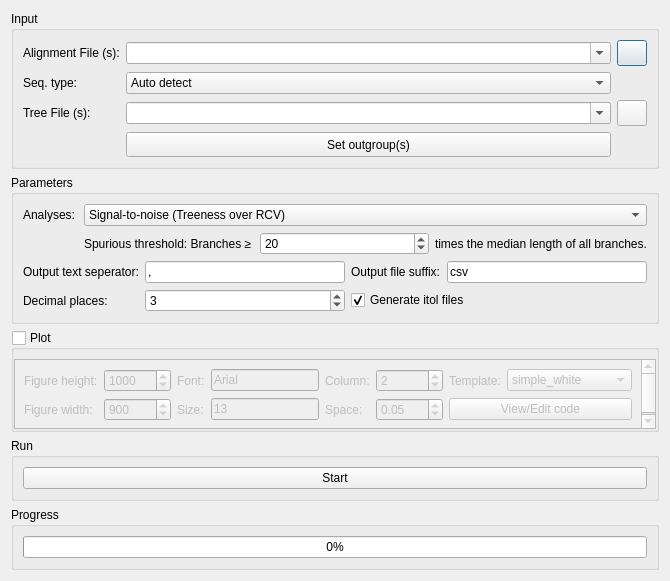
<?xml version="1.0" encoding="UTF-8"?>
<ui version="4.0">
 <class>TreeSuite</class>
 <widget class="QDialog" name="TreeSuite">
  <property name="geometry">
   <rect>
    <x>0</x>
    <y>0</y>
    <width>670</width>
    <height>512</height>
   </rect>
  </property>
  <property name="windowTitle">
   <string>TreeSuite</string>
  </property>
  <layout class="QVBoxLayout" name="verticalLayout">
   <item>
    <widget class="QGroupBox" name="groupBox_4">
     <property name="title">
      <string>Input</string>
     </property>
     <layout class="QVBoxLayout" name="verticalLayout_2">
      <item>
       <layout class="QGridLayout" name="gridLayout">
        <item row="0" column="0">
         <widget class="QLabel" name="label_5">
          <property name="text">
           <string>Alignment File (s):</string>
          </property>
         </widget>
        </item>
        <item row="0" column="1">
         <widget class="ListQCombobox" name="comboBox_5">
          <property name="sizePolicy">
           <sizepolicy hsizetype="Expanding" vsizetype="Fixed">
            <horstretch>0</horstretch>
            <verstretch>0</verstretch>
           </sizepolicy>
          </property>
          <property name="acceptDrops">
           <bool>true</bool>
          </property>
          <property name="editable">
           <bool>true</bool>
          </property>
          <property name="sizeAdjustPolicy">
           <enum>QComboBox::AdjustToMinimumContentsLength</enum>
          </property>
         </widget>
        </item>
        <item row="0" column="2">
         <widget class="QPushButton" name="pushButton_3">
          <property name="sizePolicy">
           <sizepolicy hsizetype="Fixed" vsizetype="Fixed">
            <horstretch>0</horstretch>
            <verstretch>0</verstretch>
           </sizepolicy>
          </property>
          <property name="minimumSize">
           <size>
            <width>30</width>
            <height>26</height>
           </size>
          </property>
          <property name="maximumSize">
           <size>
            <width>30</width>
            <height>26</height>
           </size>
          </property>
          <property name="styleSheet">
           <string notr="true"/>
          </property>
          <property name="text">
           <string/>
          </property>
         </widget>
        </item>
        <item row="1" column="0">
         <widget class="QLabel" name="label_18">
          <property name="text">
           <string>Seq. type:</string>
          </property>
         </widget>
        </item>
        <item row="1" column="1">
         <widget class="QComboBox" name="comboBox_4">
          <property name="sizePolicy">
           <sizepolicy hsizetype="Expanding" vsizetype="Fixed">
            <horstretch>0</horstretch>
            <verstretch>0</verstretch>
           </sizepolicy>
          </property>
          <item>
           <property name="text">
            <string>Auto detect</string>
           </property>
          </item>
          <item>
           <property name="text">
            <string>Nucleotide</string>
           </property>
          </item>
          <item>
           <property name="text">
            <string>Amino acid</string>
           </property>
          </item>
         </widget>
        </item>
        <item row="2" column="0">
         <widget class="QLabel" name="label_8">
          <property name="text">
           <string>Tree File (s):</string>
          </property>
         </widget>
        </item>
        <item row="2" column="1">
         <widget class="ListQCombobox" name="comboBox_6">
          <property name="sizePolicy">
           <sizepolicy hsizetype="Expanding" vsizetype="Fixed">
            <horstretch>0</horstretch>
            <verstretch>0</verstretch>
           </sizepolicy>
          </property>
          <property name="acceptDrops">
           <bool>true</bool>
          </property>
          <property name="editable">
           <bool>true</bool>
          </property>
          <property name="sizeAdjustPolicy">
           <enum>QComboBox::AdjustToMinimumContentsLength</enum>
          </property>
         </widget>
        </item>
        <item row="2" column="2">
         <widget class="QPushButton" name="pushButton_4">
          <property name="sizePolicy">
           <sizepolicy hsizetype="Fixed" vsizetype="Fixed">
            <horstretch>0</horstretch>
            <verstretch>0</verstretch>
           </sizepolicy>
          </property>
          <property name="minimumSize">
           <size>
            <width>30</width>
            <height>26</height>
           </size>
          </property>
          <property name="maximumSize">
           <size>
            <width>30</width>
            <height>26</height>
           </size>
          </property>
          <property name="styleSheet">
           <string notr="true"/>
          </property>
          <property name="text">
           <string/>
          </property>
         </widget>
        </item>
        <item row="3" column="1">
         <widget class="QPushButton" name="pushButton_5">
          <property name="minimumSize">
           <size>
            <width>0</width>
            <height>25</height>
           </size>
          </property>
          <property name="text">
           <string>Set outgroup(s)</string>
          </property>
         </widget>
        </item>
       </layout>
      </item>
     </layout>
    </widget>
   </item>
   <item>
    <widget class="QGroupBox" name="groupBox">
     <property name="title">
      <string>Parameters</string>
     </property>
     <layout class="QGridLayout" name="gridLayout_2">
      <item row="0" column="0">
       <widget class="QLabel" name="label">
        <property name="text">
         <string>Analyses:</string>
        </property>
       </widget>
      </item>
      <item row="1" column="1" colspan="4">
       <layout class="QHBoxLayout" name="horizontalLayout">
        <item>
         <widget class="QLabel" name="label_4">
          <property name="text">
           <string>Spurious threshold: Branches ≥</string>
          </property>
         </widget>
        </item>
        <item>
         <widget class="QSpinBox" name="spinBox">
          <property name="maximum">
           <number>99999</number>
          </property>
          <property name="value">
           <number>20</number>
          </property>
         </widget>
        </item>
        <item>
         <widget class="QLabel" name="label_15">
          <property name="text">
           <string>times the median length of all branches.</string>
          </property>
         </widget>
        </item>
       </layout>
      </item>
      <item row="2" column="0" colspan="2">
       <widget class="QLabel" name="label_2">
        <property name="text">
         <string>Output text seperator:</string>
        </property>
       </widget>
      </item>
      <item row="2" column="2">
       <widget class="QLineEdit" name="lineEdit">
        <property name="text">
         <string>,</string>
        </property>
       </widget>
      </item>
      <item row="2" column="3">
       <widget class="QLabel" name="label_19">
        <property name="text">
         <string>Output file suffix:</string>
        </property>
       </widget>
      </item>
      <item row="2" column="4">
       <widget class="QLineEdit" name="lineEdit_2">
        <property name="text">
         <string>csv</string>
        </property>
       </widget>
      </item>
      <item row="3" column="0" colspan="2">
       <widget class="QLabel" name="label_6">
        <property name="text">
         <string>Decimal places:</string>
        </property>
       </widget>
      </item>
      <item row="3" column="2">
       <widget class="QSpinBox" name="spinBox_2">
        <property name="maximum">
         <number>999999</number>
        </property>
        <property name="value">
         <number>3</number>
        </property>
       </widget>
      </item>
      <item row="3" column="3" colspan="2">
       <widget class="QCheckBox" name="checkBox">
        <property name="layoutDirection">
         <enum>Qt::LeftToRight</enum>
        </property>
        <property name="text">
         <string>Generate itol files</string>
        </property>
        <property name="checked">
         <bool>true</bool>
        </property>
       </widget>
      </item>
      <item row="0" column="1" colspan="4">
       <widget class="QComboBox" name="comboBox">
        <property name="sizePolicy">
         <sizepolicy hsizetype="Expanding" vsizetype="Fixed">
          <horstretch>0</horstretch>
          <verstretch>0</verstretch>
         </sizepolicy>
        </property>
        <item>
         <property name="text">
          <string>Signal-to-noise (Treeness over RCV)</string>
         </property>
        </item>
        <item>
         <property name="text">
          <string>Treeness</string>
         </property>
        </item>
        <item>
         <property name="text">
          <string>Root-to-tip branch length</string>
         </property>
        </item>
        <item>
         <property name="text">
          <string>RCV (Relative composition variability)</string>
         </property>
        </item>
        <item>
         <property name="text">
          <string>Long branch score</string>
         </property>
        </item>
        <item>
         <property name="text">
          <string>Spurious species identification</string>
         </property>
        </item>
        <item>
         <property name="text">
          <string>Saturation</string>
         </property>
        </item>
        <item>
         <property name="text">
          <string>Evolutionary rate</string>
         </property>
        </item>
        <item>
         <property name="text">
          <string>Pairwise patristic distance (branch length)</string>
         </property>
        </item>
        <item>
         <property name="text">
          <string>Unroot tree</string>
         </property>
        </item>
        <item>
         <property name="text">
          <string>Resolve polytomy</string>
         </property>
        </item>
       </widget>
      </item>
     </layout>
    </widget>
   </item>
   <item>
    <widget class="QGroupBox" name="groupBox_plot">
     <property name="title">
      <string>Plot</string>
     </property>
     <property name="checkable">
      <bool>true</bool>
     </property>
     <property name="checked">
      <bool>false</bool>
     </property>
     <layout class="QGridLayout" name="gridLayout_3">
      <property name="leftMargin">
       <number>0</number>
      </property>
      <property name="topMargin">
       <number>9</number>
      </property>
      <property name="rightMargin">
       <number>0</number>
      </property>
      <property name="bottomMargin">
       <number>0</number>
      </property>
      <property name="spacing">
       <number>0</number>
      </property>
      <item row="0" column="0">
       <widget class="QScrollArea" name="scrollArea">
        <property name="widgetResizable">
         <bool>true</bool>
        </property>
        <widget class="QWidget" name="scrollAreaWidgetContents">
         <property name="geometry">
          <rect>
           <x>0</x>
           <y>0</y>
           <width>635</width>
           <height>66</height>
          </rect>
         </property>
         <layout class="QGridLayout" name="gridLayout_4">
          <item row="0" column="0">
           <widget class="QLabel" name="label_22">
            <property name="text">
             <string>Figure height:</string>
            </property>
           </widget>
          </item>
          <item row="0" column="1">
           <widget class="QSpinBox" name="spinBox_7">
            <property name="sizePolicy">
             <sizepolicy hsizetype="Preferred" vsizetype="Fixed">
              <horstretch>0</horstretch>
              <verstretch>0</verstretch>
             </sizepolicy>
            </property>
            <property name="minimum">
             <number>1</number>
            </property>
            <property name="maximum">
             <number>999999999</number>
            </property>
            <property name="singleStep">
             <number>10</number>
            </property>
            <property name="value">
             <number>1000</number>
            </property>
           </widget>
          </item>
          <item row="0" column="2">
           <widget class="QLabel" name="label_20">
            <property name="text">
             <string>Font:</string>
            </property>
           </widget>
          </item>
          <item row="0" column="3">
           <widget class="ComLineEdit" name="lineEdit_3">
            <property name="sizePolicy">
             <sizepolicy hsizetype="Preferred" vsizetype="Fixed">
              <horstretch>0</horstretch>
              <verstretch>0</verstretch>
             </sizepolicy>
            </property>
            <property name="text">
             <string>Arial</string>
            </property>
            <property name="readOnly">
             <bool>true</bool>
            </property>
           </widget>
          </item>
          <item row="0" column="4">
           <widget class="QLabel" name="label_24">
            <property name="text">
             <string>Column:</string>
            </property>
           </widget>
          </item>
          <item row="0" column="5">
           <widget class="QSpinBox" name="spinBox_9">
            <property name="sizePolicy">
             <sizepolicy hsizetype="Preferred" vsizetype="Fixed">
              <horstretch>0</horstretch>
              <verstretch>0</verstretch>
             </sizepolicy>
            </property>
            <property name="minimum">
             <number>1</number>
            </property>
            <property name="maximum">
             <number>999999999</number>
            </property>
            <property name="singleStep">
             <number>1</number>
            </property>
            <property name="value">
             <number>2</number>
            </property>
           </widget>
          </item>
          <item row="0" column="6">
           <widget class="QLabel" name="label_26">
            <property name="text">
             <string>Template:</string>
            </property>
           </widget>
          </item>
          <item row="0" column="7">
           <widget class="QComboBox" name="comboBox_2">
            <property name="sizePolicy">
             <sizepolicy hsizetype="Expanding" vsizetype="Fixed">
              <horstretch>0</horstretch>
              <verstretch>0</verstretch>
             </sizepolicy>
            </property>
            <item>
             <property name="text">
              <string>simple_white</string>
             </property>
            </item>
            <item>
             <property name="text">
              <string>ggplot2</string>
             </property>
            </item>
            <item>
             <property name="text">
              <string>seaborn</string>
             </property>
            </item>
            <item>
             <property name="text">
              <string>plotly</string>
             </property>
            </item>
            <item>
             <property name="text">
              <string>plotly_white</string>
             </property>
            </item>
            <item>
             <property name="text">
              <string>plotly_dark</string>
             </property>
            </item>
            <item>
             <property name="text">
              <string>presentation</string>
             </property>
            </item>
            <item>
             <property name="text">
              <string>xgridoff</string>
             </property>
            </item>
            <item>
             <property name="text">
              <string>ygridoff</string>
             </property>
            </item>
            <item>
             <property name="text">
              <string>gridon</string>
             </property>
            </item>
            <item>
             <property name="text">
              <string>none</string>
             </property>
            </item>
           </widget>
          </item>
          <item row="1" column="0">
           <widget class="QLabel" name="label_23">
            <property name="text">
             <string>Figure width:</string>
            </property>
           </widget>
          </item>
          <item row="1" column="1">
           <widget class="QSpinBox" name="spinBox_8">
            <property name="sizePolicy">
             <sizepolicy hsizetype="Preferred" vsizetype="Fixed">
              <horstretch>0</horstretch>
              <verstretch>0</verstretch>
             </sizepolicy>
            </property>
            <property name="minimum">
             <number>1</number>
            </property>
            <property name="maximum">
             <number>999999999</number>
            </property>
            <property name="value">
             <number>900</number>
            </property>
           </widget>
          </item>
          <item row="1" column="2">
           <widget class="QLabel" name="label_21">
            <property name="text">
             <string>Size:</string>
            </property>
           </widget>
          </item>
          <item row="1" column="3">
           <widget class="ComLineEdit" name="lineEdit_4">
            <property name="sizePolicy">
             <sizepolicy hsizetype="Preferred" vsizetype="Fixed">
              <horstretch>0</horstretch>
              <verstretch>0</verstretch>
             </sizepolicy>
            </property>
            <property name="text">
             <string>13</string>
            </property>
            <property name="readOnly">
             <bool>true</bool>
            </property>
           </widget>
          </item>
          <item row="1" column="4">
           <widget class="QLabel" name="label_25">
            <property name="text">
             <string>Space:</string>
            </property>
           </widget>
          </item>
          <item row="1" column="5">
           <widget class="QDoubleSpinBox" name="doubleSpinBox_10">
            <property name="sizePolicy">
             <sizepolicy hsizetype="Preferred" vsizetype="Fixed">
              <horstretch>0</horstretch>
              <verstretch>0</verstretch>
             </sizepolicy>
            </property>
            <property name="value">
             <double>0.050000000000000</double>
            </property>
           </widget>
          </item>
          <item row="1" column="6" colspan="2">
           <widget class="QPushButton" name="pushButton_2">
            <property name="sizePolicy">
             <sizepolicy hsizetype="Expanding" vsizetype="Fixed">
              <horstretch>0</horstretch>
              <verstretch>0</verstretch>
             </sizepolicy>
            </property>
            <property name="text">
             <string>View/Edit code</string>
            </property>
           </widget>
          </item>
         </layout>
        </widget>
       </widget>
      </item>
     </layout>
    </widget>
   </item>
   <item>
    <widget class="QGroupBox" name="groupBox_3">
     <property name="title">
      <string>Run</string>
     </property>
     <layout class="QHBoxLayout" name="horizontalLayout_2">
      <item>
       <widget class="ArrowPushButton" name="pushButton">
        <property name="sizePolicy">
         <sizepolicy hsizetype="Expanding" vsizetype="Fixed">
          <horstretch>0</horstretch>
          <verstretch>0</verstretch>
         </sizepolicy>
        </property>
        <property name="text">
         <string>Start</string>
        </property>
        <property name="icon">
         <iconset resource="../myRes.qrc">
          <normaloff>:/picture/resourses/if_start_60207.png</normaloff>:/picture/resourses/if_start_60207.png</iconset>
        </property>
       </widget>
      </item>
     </layout>
    </widget>
   </item>
   <item>
    <widget class="QGroupBox" name="groupBox_6">
     <property name="title">
      <string>Progress</string>
     </property>
     <layout class="QGridLayout" name="gridLayout_7">
      <item row="0" column="0">
       <widget class="QProgressBar" name="progressBar">
        <property name="value">
         <number>0</number>
        </property>
       </widget>
      </item>
     </layout>
    </widget>
   </item>
  </layout>
 </widget>
 <customwidgets>
  <customwidget>
   <class>ArrowPushButton</class>
   <extends>QPushButton</extends>
   <header>src.CustomWidget.h</header>
  </customwidget>
  <customwidget>
   <class>ListQCombobox</class>
   <extends>QComboBox</extends>
   <header>src.CustomWidget.h</header>
  </customwidget>
  <customwidget>
   <class>ComLineEdit</class>
   <extends>QLineEdit</extends>
   <header>src.CustomWidget.h</header>
  </customwidget>
 </customwidgets>
 <tabstops>
  <tabstop>pushButton_3</tabstop>
  <tabstop>pushButton_4</tabstop>
  <tabstop>pushButton</tabstop>
 </tabstops>
 <resources>
  <include location="../myRes.qrc"/>
 </resources>
 <connections/>
</ui>
